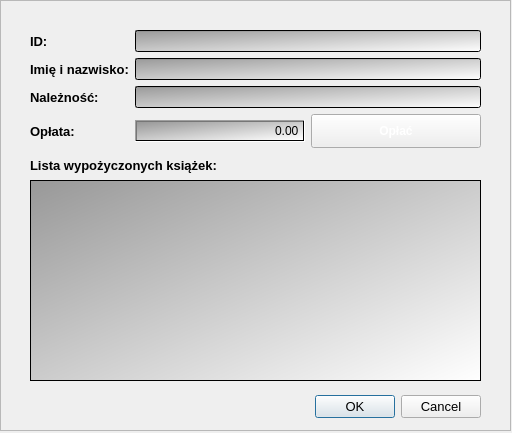
<?xml version="1.0" encoding="UTF-8"?>
<ui version="4.0">
 <class>DialogShowReader</class>
 <widget class="QDialog" name="DialogShowReader">
  <property name="geometry">
   <rect>
    <x>0</x>
    <y>0</y>
    <width>512</width>
    <height>433</height>
   </rect>
  </property>
  <property name="windowTitle">
   <string>Dialog</string>
  </property>
  <property name="styleSheet">
   <string notr="true"/>
  </property>
  <widget class="QFrame" name="frame">
   <property name="geometry">
    <rect>
     <x>0</x>
     <y>0</y>
     <width>511</width>
     <height>431</height>
    </rect>
   </property>
   <property name="styleSheet">
    <string notr="true">QFrame#frame{
border-image: url(:/img/Back.png);
}</string>
   </property>
   <property name="frameShape">
    <enum>QFrame::StyledPanel</enum>
   </property>
   <property name="frameShadow">
    <enum>QFrame::Raised</enum>
   </property>
   <widget class="QDialogButtonBox" name="buttonBox">
    <property name="geometry">
     <rect>
      <x>180</x>
      <y>391</y>
      <width>301</width>
      <height>31</height>
     </rect>
    </property>
    <property name="sizePolicy">
     <sizepolicy hsizetype="Expanding" vsizetype="Expanding">
      <horstretch>0</horstretch>
      <verstretch>0</verstretch>
     </sizepolicy>
    </property>
    <property name="baseSize">
     <size>
      <width>0</width>
      <height>0</height>
     </size>
    </property>
    <property name="font">
     <font>
      <family>Segoe UI</family>
      <pointsize>10</pointsize>
      <italic>false</italic>
      <bold>false</bold>
     </font>
    </property>
    <property name="styleSheet">
     <string notr="true">#buttonBox *[text=&quot;OK&quot;] {
	border-image: url(:/img/Short.png);
	border-width: 20px;
	color: white;
	font: 900 10pt &quot;Segoe UI&quot;;
}
#buttonBox *[text=&quot;OK&quot;]:hover {
	border-image: url(:/img/ShortHoover.png);
	border-width: 20px;
	color:white;
	font: 900 10pt &quot;Segoe UI&quot;;
}
#buttonBox *[text=&quot;OK&quot;]:pressed {
	border-image: url(:/img/ShortPressed.png);
	border-width: 20px;
	color:white;
	font: 900 10pt &quot;Segoe UI&quot;;
}

#buttonBox *[text=&quot;Cancel&quot;] {
	border-image: url(:/img/Short.png);
	border-width: 20px;
	color:white;
	font: 900 10pt &quot;Segoe UI&quot;;
}
#buttonBox *[text=&quot;Cancel&quot;]:hover {
	border-image: url(:/img/ShortHoover.png);
	border-width: 20px;
	color:white;
	font: 900 10pt &quot;Segoe UI&quot;;
}
#buttonBox *[text=&quot;Cancel&quot;]:pressed {
	border-image: url(:/img/ShortPressed.png);
	border-width: 20px;
	color:white;
	font: 900 10pt &quot;Segoe UI&quot;;
}</string>
    </property>
    <property name="orientation">
     <enum>Qt::Horizontal</enum>
    </property>
    <property name="standardButtons">
     <set>QDialogButtonBox::Cancel|QDialogButtonBox::Ok</set>
    </property>
    <property name="centerButtons">
     <bool>false</bool>
    </property>
   </widget>
   <widget class="QWidget" name="verticalLayoutWidget_2">
    <property name="geometry">
     <rect>
      <x>30</x>
      <y>180</y>
      <width>451</width>
      <height>201</height>
     </rect>
    </property>
    <layout class="QVBoxLayout" name="verticalLayout_2">
     <item>
      <widget class="QTableView" name="Rents">
       <property name="styleSheet">
        <string notr="true">background-color: qlineargradient(spread:pad, x1:0, y1:0, x2:1, y2:1, stop:0 rgba(152, 152, 152, 255), stop:1 rgba(255, 255, 255, 255));</string>
       </property>
      </widget>
     </item>
    </layout>
   </widget>
   <widget class="QWidget" name="verticalLayoutWidget">
    <property name="geometry">
     <rect>
      <x>30</x>
      <y>150</y>
      <width>451</width>
      <height>31</height>
     </rect>
    </property>
    <layout class="QVBoxLayout" name="verticalLayout">
     <item>
      <widget class="QLabel" name="label_3">
       <property name="font">
        <font>
         <pointsize>10</pointsize>
         <bold>true</bold>
        </font>
       </property>
       <property name="text">
        <string>Lista wypożyczonych książek:</string>
       </property>
      </widget>
     </item>
    </layout>
   </widget>
   <widget class="QWidget" name="layoutWidget">
    <property name="geometry">
     <rect>
      <x>30</x>
      <y>30</y>
      <width>451</width>
      <height>118</height>
     </rect>
    </property>
    <layout class="QGridLayout" name="gridLayout">
     <item row="2" column="1">
      <widget class="QLineEdit" name="Due">
       <property name="styleSheet">
        <string notr="true">background-color: qlineargradient(spread:pad, x1:0, y1:0, x2:1, y2:1, stop:0 rgba(152, 152, 152, 255), stop:1 rgba(255, 255, 255, 255));</string>
       </property>
       <property name="alignment">
        <set>Qt::AlignRight|Qt::AlignTrailing|Qt::AlignVCenter</set>
       </property>
       <property name="readOnly">
        <bool>true</bool>
       </property>
      </widget>
     </item>
     <item row="1" column="1">
      <widget class="QLineEdit" name="Name">
       <property name="styleSheet">
        <string notr="true">background-color: qlineargradient(spread:pad, x1:0, y1:0, x2:1, y2:1, stop:0 rgba(152, 152, 152, 255), stop:1 rgba(255, 255, 255, 255));</string>
       </property>
       <property name="readOnly">
        <bool>true</bool>
       </property>
      </widget>
     </item>
     <item row="1" column="0">
      <widget class="QLabel" name="label_2">
       <property name="font">
        <font>
         <pointsize>10</pointsize>
         <bold>true</bold>
        </font>
       </property>
       <property name="text">
        <string>Imię i nazwisko:</string>
       </property>
      </widget>
     </item>
     <item row="0" column="0">
      <widget class="QLabel" name="label">
       <property name="font">
        <font>
         <pointsize>10</pointsize>
         <bold>true</bold>
        </font>
       </property>
       <property name="text">
        <string>ID:</string>
       </property>
      </widget>
     </item>
     <item row="2" column="0">
      <widget class="QLabel" name="label_4">
       <property name="font">
        <font>
         <pointsize>10</pointsize>
         <bold>true</bold>
        </font>
       </property>
       <property name="text">
        <string>Należność:</string>
       </property>
      </widget>
     </item>
     <item row="0" column="1">
      <widget class="QLineEdit" name="ID">
       <property name="styleSheet">
        <string notr="true">background-color: qlineargradient(spread:pad, x1:0, y1:0, x2:1, y2:1, stop:0 rgba(152, 152, 152, 255), stop:1 rgba(255, 255, 255, 255));</string>
       </property>
       <property name="readOnly">
        <bool>true</bool>
       </property>
      </widget>
     </item>
     <item row="3" column="1">
      <layout class="QHBoxLayout" name="horizontalLayout">
       <item>
        <widget class="QDoubleSpinBox" name="payment">
         <property name="styleSheet">
          <string notr="true">background-color: qlineargradient(spread:pad, x1:0, y1:0, x2:1, y2:1, stop:0 rgba(152, 152, 152, 255), stop:1 rgba(255, 255, 255, 255));</string>
         </property>
         <property name="alignment">
          <set>Qt::AlignRight|Qt::AlignTrailing|Qt::AlignVCenter</set>
         </property>
         <property name="buttonSymbols">
          <enum>QAbstractSpinBox::NoButtons</enum>
         </property>
         <property name="minimum">
          <double>0.000000000000000</double>
         </property>
         <property name="maximum">
          <double>999.990000000000009</double>
         </property>
        </widget>
       </item>
       <item>
        <widget class="QPushButton" name="pay">
         <property name="sizePolicy">
          <sizepolicy hsizetype="Minimum" vsizetype="Preferred">
           <horstretch>0</horstretch>
           <verstretch>0</verstretch>
          </sizepolicy>
         </property>
         <property name="font">
          <font>
           <pointsize>9</pointsize>
           <bold>true</bold>
          </font>
         </property>
         <property name="styleSheet">
          <string notr="true">QPushButton {
	border-image: url(:/img/Button.png);
	color: white;
}
QPushButton:pressed {
	border-image: url(:/img/Pressed.png);
	color: white
}</string>
         </property>
         <property name="text">
          <string>Opłać</string>
         </property>
         <property name="flat">
          <bool>false</bool>
         </property>
        </widget>
       </item>
      </layout>
     </item>
     <item row="3" column="0">
      <widget class="QLabel" name="label_5">
       <property name="font">
        <font>
         <pointsize>10</pointsize>
         <bold>true</bold>
        </font>
       </property>
       <property name="styleSheet">
        <string notr="true"/>
       </property>
       <property name="text">
        <string>Opłata:</string>
       </property>
      </widget>
     </item>
    </layout>
   </widget>
  </widget>
 </widget>
 <resources/>
 <connections>
  <connection>
   <sender>buttonBox</sender>
   <signal>accepted()</signal>
   <receiver>DialogShowReader</receiver>
   <slot>accept()</slot>
   <hints>
    <hint type="sourcelabel">
     <x>248</x>
     <y>254</y>
    </hint>
    <hint type="destinationlabel">
     <x>157</x>
     <y>274</y>
    </hint>
   </hints>
  </connection>
  <connection>
   <sender>buttonBox</sender>
   <signal>rejected()</signal>
   <receiver>DialogShowReader</receiver>
   <slot>reject()</slot>
   <hints>
    <hint type="sourcelabel">
     <x>316</x>
     <y>260</y>
    </hint>
    <hint type="destinationlabel">
     <x>286</x>
     <y>274</y>
    </hint>
   </hints>
  </connection>
 </connections>
</ui>
